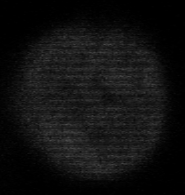
#> input picture data/CT100.png, 185 x 195 px; its folder holds 2 pictures in this run
$ python compute_npq.py
#> lines starting #> are read from the running program, lines starting #| are printed output that depends on the picture; after the words box and inside, x2 and y2 are one past the last pixel; in counts of white or black regions, pixels touching at a corner belong together
###Importing Libraries and Modules:

import os
import numpy as np
import scipy as sp
import scipy.interpolate
from PIL import Image
import matplotlib.pyplot as plt
import pandas as pd

###Setting up Directories:

# Get the current directory
script_dir = os.path.dirname(os.path.abspath(__file__))

# Define input and output directories
data_dir = os.path.join(script_dir, 'data')
output_dir = os.path.join(script_dir, 'out')

# Create the output directory if it doesn't exist
if not os.path.isdir(output_dir):
    os.makedirs(output_dir)

###Creating the Main Figure and Axes:

# Create the main figure and axes for the polar plot
main_fig, main_axe = plt.subplots(ncols=1, nrows=1, figsize=(8, 8), subplot_kw={'projection': 'polar'})
main_axe.set_title('Mean intensity for all inputs')

###Image Processing Loop:

# Loop over a range of 10 iterations
for i in range(1):
    # Create an empty dataframe for each iteration
    cell_dataframe = pd.DataFrame()

    # Loop over two different types of images
    for j in range(2):
        # Set the value of 't' based on the inner loop index
        t = 1 if j == 0 else 15

        # Construct the image filename based on the loop indices
        img_name = f'CT{t}{i:02d}.png'

        # Get the full image file path
        img_path = os.path.join(data_dir, img_name)

        # Check if the image file exists
        if not os.path.isfile(img_path):
            raise RuntimeError(f"Could not find image '{img_path}'")

        print(f"Handling image '{img_path}'...")

        ###Image Loading and Processing:

        # Load the image and convert it to a float32 numpy array
        img = Image.open(img_path)
#> img is the input picture: PIL image 185x195 L; min 0, max 76, mean 16.6
        img = np.asarray(img).astype(np.float32)
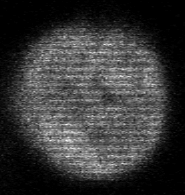
#> img: shape (195, 185) float32; min 0, max 76, mean 16.6; drawn with min black and max white

        # Calculate the pixel coordinates
        Ny, Nx = img.shape
#> Ny = 195; Nx = 185
        y = np.arange(Ny).astype(np.float32)
#> y = 195 values from 0 to 194
        x = np.arange(Nx).astype(np.float32)
#> x = 185 values from 0 to 184

        # Determine the approximate center coordinates
        cx = (img / img.sum() * x[None, :]).sum()
#> cx = 90.62
        cy = (img / img.sum() * y[:, None]).sum()
#> cy = 101.2

        # Determine the approximate radius
        sx = np.cumsum(img.sum(axis=0))
#> sx = 185 values from 393 to 598674
        sy = np.cumsum(img.sum(axis=1))
#> sy = 195 values from 19 to 598674
        dx = x[np.where(sx > 0.99 * sx[-1])[0][0]] - x[np.where(sx > 0.01 * sx[-1])[0][0]]
#> dx = 155
        dy = y[np.where(sy > 0.99 * sy[-1])[0][0]] - y[np.where(sy > 0.01 * sy[-1])[0][0]]
#> dy = 152
        r0 = (dx + dy) / 4
#> r0 = 76.75

        # Use the first approximation to determine the final circle
        Mx = (x < cx - 1.2 * r0) | (x > cx + 1.2 * r0)
        My = (y < cy - 1.2 * r0) | (y > cy + 1.2 * r0)
        I = img.copy()
        I[:, Mx] = 0.0
#> I: shape (195, 185) float32; 0.22% of pixels changed, all inside (x1, y1, x2, y2) = (183, 22, 185, 195)
        I[My, :] = 0.0
#> I: shape (195, 185) float32; min 0, max 76, mean 16.6
        cx = (I / I.sum() * x[None, :]).sum()
#> cx = 90.61
        cy = (I / I.sum() * y[:, None]).sum()
#> cy = 101.3
        sx = np.cumsum(I.sum(axis=0))
#> sx = 185 values from 392 to 597997
        sy = np.cumsum(I.sum(axis=1))
#> sy = 195 values from 0 to 597997
        dx = x[np.where(sx > 0.99 * sx[-1])[0][0]] - x[np.where(sx > 0.01 * sx[-1])[0][0]]
        dy = y[np.where(sy > 0.99 * sy[-1])[0][0]] - y[np.where(sy > 0.01 * sy[-1])[0][0]]
#> dy = 151
        r0 = (dx + dy) / 4
#> r0 = 76.5

        # Interpolate values and compute intensity
        interpolator = sp.interpolate.RectBivariateSpline(y, x, img)
        Nr = 2 * int(np.sqrt(Nx ** 2 + Ny ** 2))
#> Nr = 536
        Nθ = 1024
        r = np.linspace(0, r0, Nr, endpoint=True)
#> r = 536 values from 0 to 76.5
        θ = np.linspace(0, 2 * np.pi, Nθ, endpoint=True)
        X = cx + r[:, None] * np.cos(θ[None, :])
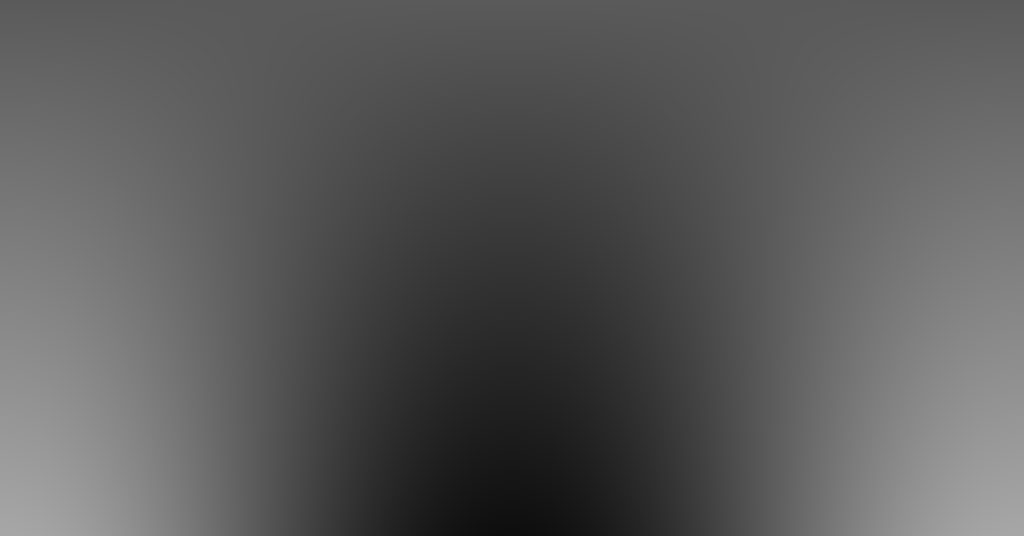
#> X: shape (536, 1024) float64; min 14.11, max 167.1, mean 90.6
        Y = cy + r[:, None] * np.sin(θ[None, :])
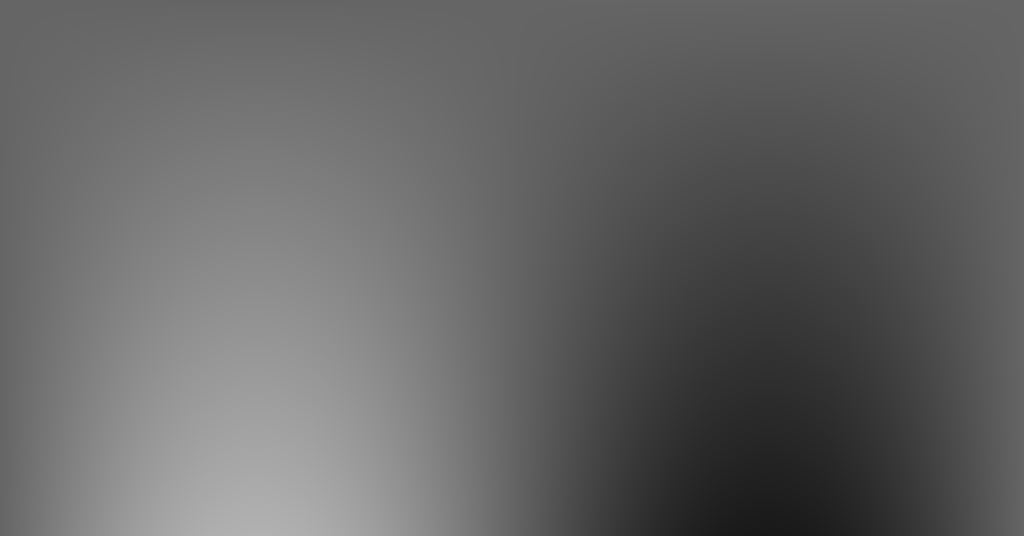
#> Y: shape (536, 1024) float64; min 24.78, max 177.8, mean 101.3
        polar = interpolator(Y.ravel(), X.ravel(), grid=False).T.reshape(X.shape)
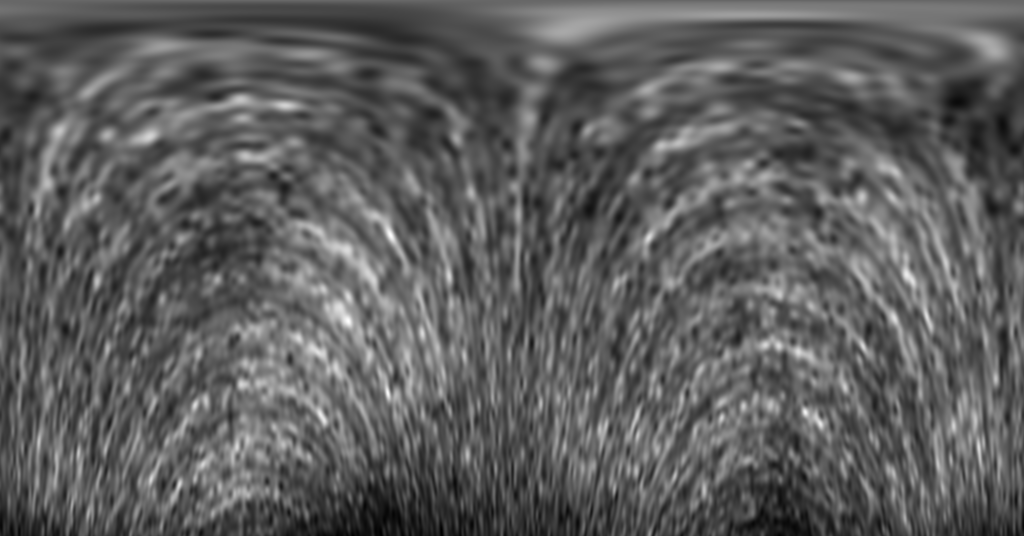
#> polar: shape (536, 1024) float64; min 2.65, max 75.89, mean 29.6; drawn with min black and max white
        intensity = polar.mean(axis=0)
#> intensity = 1024 values, max 33.8 at index 243, min 22.33 at index 7, mean 29.64

        ###Plotting and Saving:

        # Create a new figure and axes for plotting
        fig, axes = plt.subplots(ncols=2, nrows=2, figsize=(14, 8))

        ax = axes[0, 0]
        ax.imshow(img, origin='lower', cmap='gist_heat')
        ax.scatter([cx], [cy], zorder=1, c='w')
        ax.add_patch(plt.Circle((cx, cy), r0, edgecolor='w', facecolor='none'))
        ax.set_title('Approximate fit with circle')
        ax.set_xlabel('x (pixels)')
        ax.set_ylabel('y (pixels)')

        axes[0, 1].remove()
        axes[0, 1] = fig.add_subplot(2, 2, 2, projection='polar')
        axes[0, 1].set_title('Mean intensity')
        axes[0, 1].plot(θ, intensity)

        ax = axes[1, 0]
        ax.imshow(polar, origin='lower', extent=[0, 360, 0, r0], cmap='gist_heat')
        ax.set_xlabel('θ (°)')
        ax.set_ylabel('r (pixels)')
        ax.set_ylim(0, r0)
        ax.set_xlim(0, 360)

        ax = axes[1, 1]
        for k in range(4):
            ax.plot(r, polar[:, int(k * Nθ / 4)], label=f'θ={k * 360 / 4}°')
        ax.set_xlabel('distance to center (pixels)')
        ax.set_ylabel('intensity')
        ax.set_xlim(0, r0)
        ax.legend(ncol=2)

        # Plot the intensity values in the main axes
        if j == 0:
            main_axe.plot(θ, intensity, c='b', label='T=0' if i == 0 else None)
        else:
            main_axe.plot(θ, intensity, c='r', label='T=15' if i == 0 else None)

        ###Finalizing and Saving:

        main_axe.legend()

        # Save the figure as an SVG file
        fig.savefig(os.path.join(output_dir, f'CT{t}{i:02d}.svg'), dpi=600)
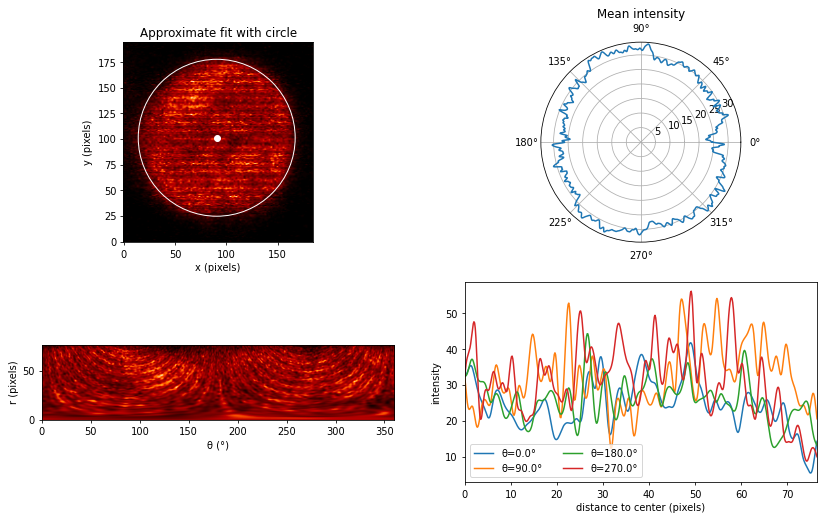
#> figure drawn by matplotlib, 4 panels; panel 3: curve peaks at x = 49.05, y = 41.76; panel 3: curve peaks at x = 54.77, y = 54.09; panel 3: curve peaks at x = 26.6, y = 44.27; panel 4: curve peaks at x = 1.49, y = 33.8
        plt.close(fig)
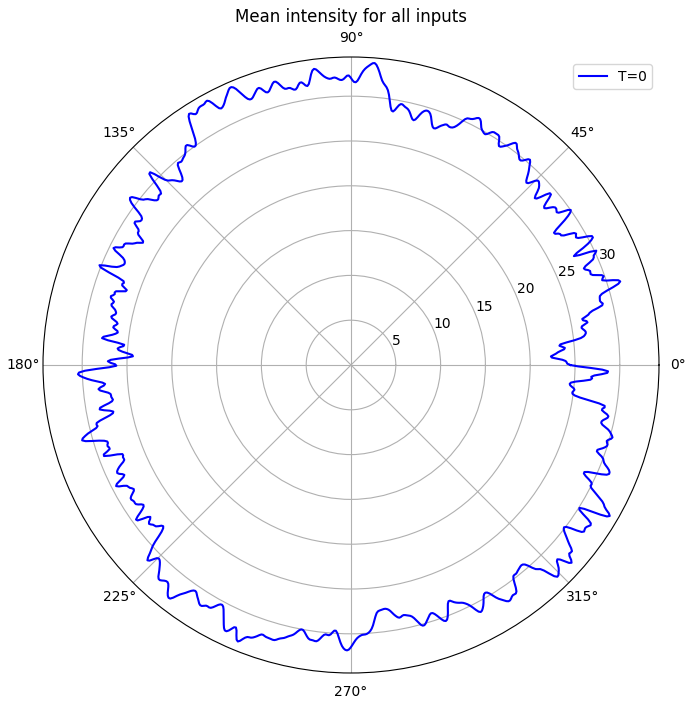
#> figure drawn by matplotlib, 1 panel; curve peaks at x = 1.49, y = 33.8

        # Store the intensity values and angles in the dataframe
        if j == 0:
            cell_dataframe.insert(0, 'theta', θ)
        cell_dataframe.insert(1 + j, f'T={t}', intensity)

    # Save the dataframe as a CSV file
    cell_dataframe.to_csv(os.path.join(output_dir, f'./cell_{i}.csv'))

# Save the main figure
main_fig.savefig(os.path.join(output_dir, 'cell.svg'), dpi=300)
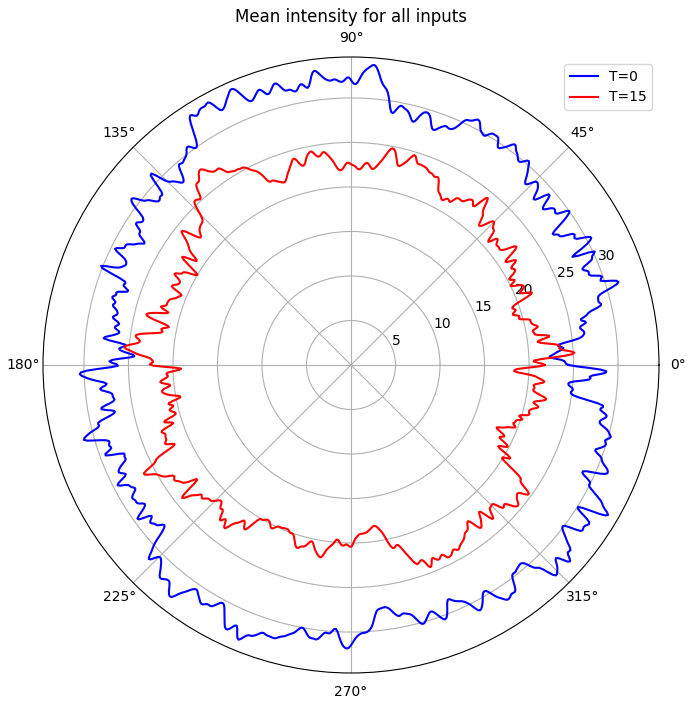
#> figure drawn by matplotlib, 1 panel; curve peaks at x = 1.49, y = 33.8; curve peaks at x = 2.23, y = 27.72
